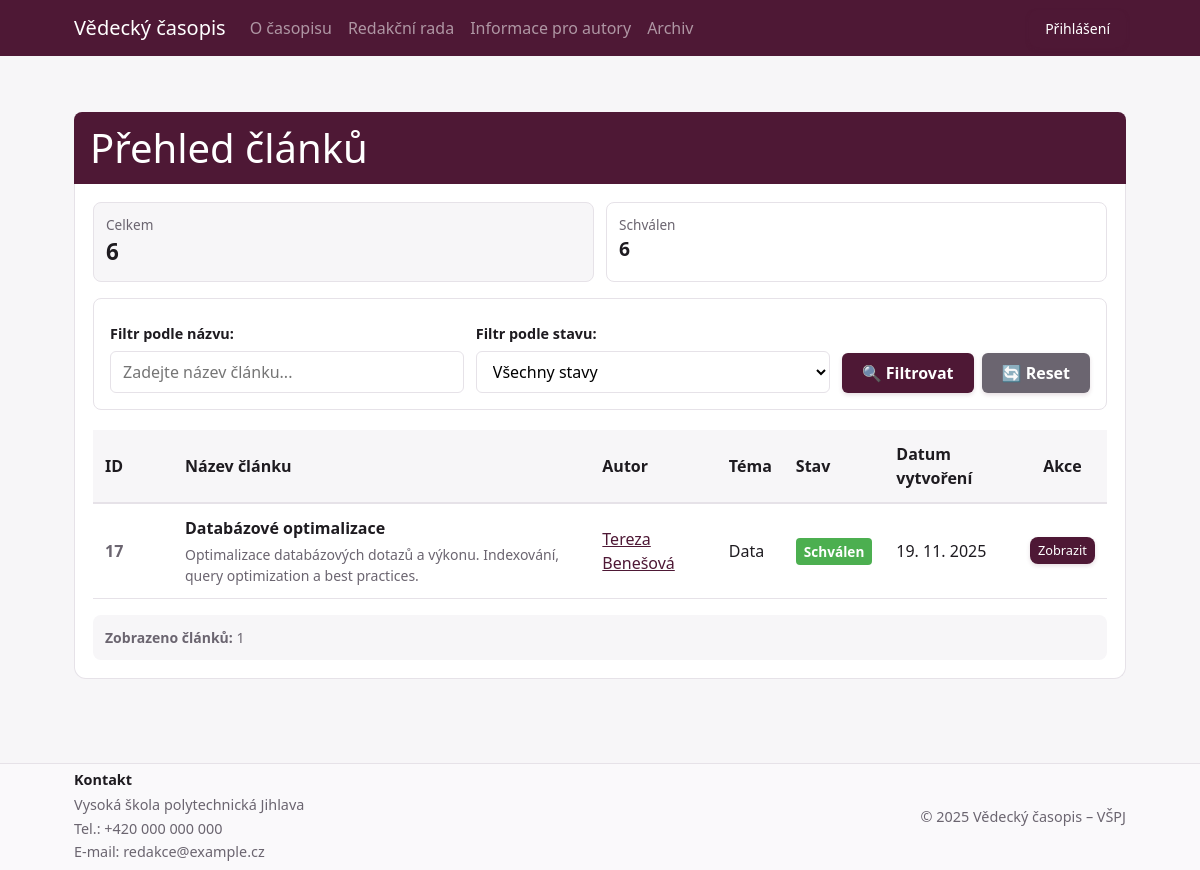
The page /Frontend/articles_overview.php?author_id=19 on the database its author committed.
### tables this page shows
CREATE TABLE `posts` (
  `id` int NOT NULL AUTO_INCREMENT,
  `title` varchar(255) DEFAULT NULL,
  `body` text COMMENT 'Content of the post',
  `abstract` text DEFAULT NULL COMMENT 'Abstrakt článku',
  `keywords` varchar(500) DEFAULT NULL COMMENT 'Klíčová slova oddělená čárkami',
  `user_id` int DEFAULT NULL,
  `state` int DEFAULT NULL,
  `file_path` varchar(255) DEFAULT NULL,
  `image_path` varchar(255) DEFAULT NULL COMMENT 'Náhledový obrázek článku',
  `topic` varchar(255) DEFAULT NULL,
  `authors` text,
  `issue_id` int DEFAULT NULL,
  `published_at` datetime DEFAULT NULL,
  `created_at` datetime DEFAULT NULL,
  `updated_at` datetime DEFAULT NULL,
  `created_by` int DEFAULT NULL,
  `updated_by` int DEFAULT NULL,
  `final_decision` varchar(50) DEFAULT NULL,
  `final_note` text,
  `final_decided_at` datetime DEFAULT NULL,
  `final_decided_by` int DEFAULT NULL,
  PRIMARY KEY (`id`),
  KEY `state` (`state`),
  KEY `user_id` (`user_id`),
  KEY `issue_id` (`issue_id`)
);

CREATE TABLE `workflow` (
  `id` int NOT NULL AUTO_INCREMENT,
  `state` varchar(255) DEFAULT NULL,
  `created_at` datetime DEFAULT NULL,
  `updated_at` datetime DEFAULT NULL,
  `created_by` int DEFAULT NULL,
  `updated_by` int DEFAULT NULL,
  PRIMARY KEY (`id`)
);

### Frontend/articles_overview.php (the view, shortened to what this page needs)
<?php require_once __DIR__ . '/Include/bootstrap.php'; ?>
<?php require_once __DIR__ . '/Include/header.php'; ?>
<?php require_once __DIR__ . '/../Database/db.php'; ?>
<?php
$userId = $_SESSION['user']['id'] ?? null;
$userRoleId = $_SESSION['user']['role_id'] ?? null;
$filterState = isset($_GET['stav']) ? (int)$_GET['stav'] : null;
$filterTitle = isset($_GET['nazev']) ? trim($_GET['nazev']) : '';
$filterAuthorId = isset($_GET['author_id']) ? (int)$_GET['author_id'] : null;
$stateSummary = [];
$totalAll = 0;
try {
    if (in_array($userRoleId, [1, 2, 4])) {
        $summarySql = "SELECT w.state AS name, COUNT(*) AS total
                       FROM posts p
                       LEFT JOIN workflow w ON p.state = w.id
                       GROUP BY w.state
                       ORDER BY w.state";
    } else {
        $summarySql = "SELECT w.state AS name, COUNT(*) AS total
                       FROM posts p
                       LEFT JOIN workflow w ON p.state = w.id
                       WHERE w.state = 'Schválen'
                       GROUP BY w.state
                       ORDER BY w.state";
    }
    $summaryResult = $conn->query($summarySql);
    if ($summaryResult && $summaryResult->num_rows > 0) {
        while ($row = $summaryResult->fetch_assoc()) {
            $stateName = $row['name'] ?: 'Nezadáno';
            $stateSummary[$stateName] = (int)$row['total'];
            $totalAll += (int)$row['total'];
        }
    }
} catch (Exception $e) {
    error_log("Chyba při načítání přehledu stavů: " . $e->getMessage());
}
$articles = [];
$pageTitle = "Přehled článků";
try {
    if ($userRoleId == 3) {
        $pageTitle = "Moje recenze";
        $sql = "SELECT
                    p.id,
                    p.title,
                    p.abstract,
                    p.topic,
                    p.authors,
                    p.created_at,
                    p.published_at,
                    p.state as post_state,
                    u.username as author_username,
                    u.email as author_email,
                    u.id as author_id,
                    w.state as workflow_state,
                    pa.assigned_at,
                    pa.due_date,
                    pa.status as assignment_status
                FROM posts p
                INNER JOIN post_assignments pa ON p.id = pa.post_id
                LEFT JOIN users u ON p.user_id = u.id
                LEFT JOIN workflow w ON p.state = w.id
                WHERE pa.reviewer_id = " . (int)$userId;
        if ($filterState !== null && $filterState > 0) {
            $sql .= " AND p.state = " . (int)$filterState;
        }
        if ($filterAuthorId !== null && $filterAuthorId > 0) {
            $sql .= " AND p.user_id = " . (int)$filterAuthorId;
        }
        if (!empty($filterTitle)) {
            $escapedTitle = $conn->real_escape_string($filterTitle);
            $sql .= " AND p.title LIKE '%" . $escapedTitle . "%'";
        }
        $sql .= " ORDER BY COALESCE(p.published_at, p.created_at) DESC";
        $result = $conn->query($sql);
        if ($result) {
            $totalCount = $result->num_rows;
            if ($result->num_rows > 0) {
                while ($row = $result->fetch_assoc()) {
                    $articles[] = $row;
                }
            }
        }
    } else {
        $sql = "SELECT
                    p.id,
                    p.title,
                    p.abstract,
                    p.topic,
                    p.authors,
                    p.created_at,
                    p.published_at,
                    p.state as post_state,
                    u.username as author_username,
                    u.email as author_email,
                    u.id as author_id,
                    w.state as workflow_state
                FROM posts p
                LEFT JOIN users u ON p.user_id = u.id
                LEFT JOIN workflow w ON p.state = w.id
                WHERE w.state = 'Schválen'";
        if ($filterAuthorId !== null && $filterAuthorId > 0) {
            $sql .= " AND p.user_id = " . (int)$filterAuthorId;
        }
        $sql .= " ORDER BY COALESCE(p.published_at, p.created_at) DESC";
        $result = $conn->query($sql);
        if ($result) {
            if ($result->num_rows > 0) {
                while ($row = $result->fetch_assoc()) {
                    $articles[] = $row;
                }
            }
        }
    }
} catch (Exception $e) {
    error_log("Chyba při načítání článků: " . $e->getMessage());
    $_SESSION['error'] = "Došlo k chybě při načítání článků.";
}
function formatDate($date) {
    try {
        $dateObj = new DateTime($date);
        return $dateObj->format('d. m. Y');
    } catch (Exception $e) {
        return date('d. m. Y', strtotime($date));
    }
}
function getStateColor($state) {
    $colors = [
        'Nový' => '#2196F3',
        'Odeslaný' => '#9C27B0',
        'V recenzi' => '#FF9800',
        'Vrácen k úpravám' => '#F44336',
        'Schválen' => '#4CAF50',
        'Zamítnut' => '#616161'
    ];
    return $colors[$state] ?? '#757575';
}
?>
<div class="section">
    <div class="section-title">
        <h1 style="margin: 0;"><?= e($pageTitle) ?></h1>
    </div>
    <div class="section-body">
        <?php if (!empty($stateSummary)): ?>
            <div style="display: grid; grid-template-columns: repeat(auto-fit, minmax(180px, 1fr)); gap: 12px; margin-bottom: 16px;">
                <div style="padding: 12px; border: 1px solid var(--border); border-radius: 8px; background: var(--bg);">
                    <div style="font-size: 0.85rem; color: var(--muted);">Celkem</div>
                    <div style="font-size: 1.4rem; font-weight: 700;"><?= (int)$totalAll ?></div>
                </div>
                <?php foreach ($stateSummary as $stateName => $count): ?>
                    <div style="padding: 12px; border: 1px solid var(--border); border-radius: 8px; background: var(--surface);">
                        <div style="font-size: 0.85rem; color: var(--muted);"><?= e($stateName) ?></div>
                        <div style="font-size: 1.2rem; font-weight: 700;"><?= (int)$count ?></div>
                    </div>
                <?php endforeach; ?>
            </div>
        <?php endif; ?>
        <form method="GET" action="./articles_overview.php" style="background: var(--surface); border: 1px solid var(--border); border-radius: 8px; padding: 16px; margin-bottom: 20px;">
            <div class="filter-form-grid" style="display: grid; grid-template-columns: 1fr 1fr auto; gap: 12px; align-items: end;">
                <div>
                    <label for="nazev" style="display: block; margin-bottom: 6px; font-weight: 600; font-size: 0.9rem;">Filtr podle názvu:</label>
                    <input
                        type="text"
                        id="nazev"
                        name="nazev"
                        value="<?= e($filterTitle) ?>"
                        placeholder="Zadejte název článku..."
                        style="width: 100%; padding: 8px 12px; border: 1px solid var(--border); border-radius: 6px; box-sizing: border-box;"
                    >
                </div>
                <div>
                    <label for="stav" style="display: block; margin-bottom: 6px; font-weight: 600; font-size: 0.9rem;">Filtr podle stavu:</label>
                    <select
                        id="stav"
                        name="stav"
                        style="width: 100%; padding: 8px 12px; border: 1px solid var(--border); border-radius: 6px; background: white; box-sizing: border-box;"
                    >
                        <option value="">Všechny stavy</option>
                    </select>
                </div>
                <div class="filter-buttons" style="display: flex; gap: 8px; flex-wrap: wrap;">
                    <button type="submit" class="btn" style="background: var(--brand); color: white; padding: 8px 20px; border: none; border-radius: 6px; cursor: pointer; font-weight: 600; white-space: nowrap;">
                        🔍 Filtrovat
                    </button>
                    <a href="./articles_overview.php" class="btn" style="background: var(--muted); color: white; padding: 8px 20px; border-radius: 6px; text-decoration: none; display: inline-block; font-weight: 600; white-space: nowrap;">
                        🔄 Reset
                    </a>
                </div>
            </div>
        </form>
        <?php if (empty($articles)): ?>
            <p style="color: var(--muted); padding: 20px; text-align: center;">
                <?php if ($filterState !== null && $filterState > 0 || !empty($filterTitle)): ?>
                    Žádné články neodpovídají zadaným filtrům.
                    <a href="./articles_overview.php" style="color: var(--brand); text-decoration: underline; margin-left: 8px;">
                        Zobrazit všechny články
                    </a>
                <?php elseif ($userRoleId == 3): ?>
                    Nemáte přiřazené žádné články k recenzi.
                <?php elseif ($userRoleId == 5): ?>
                    Zatím jste nevytvořil žádné články.
                    <a href="./clanek.php" style="color: var(--brand); text-decoration: underline; margin-left: 8px;">
                        Vytvořit nový článek
                    </a>
                <?php else: ?>
                    Zatím nejsou k dispozici žádné články.
                <?php endif; ?>
            </p>
        <?php else: ?>
            <div style="overflow-x: auto;">
                <table style="width: 100%; border-collapse: collapse;">
                    <thead>
                        <tr style="background: var(--bg); border-bottom: 2px solid var(--border);">
                            <th style="padding: 12px; text-align: left; font-weight: 600; width: 80px;">ID</th>
                            <th style="padding: 12px; text-align: left; font-weight: 600;">Název článku</th>
                            <th style="padding: 12px; text-align: left; font-weight: 600;">Autor</th>
                            <th style="padding: 12px; text-align: left; font-weight: 600;">Téma</th>
                            <th style="padding: 12px; text-align: left; font-weight: 600;">Stav</th>
                            <th style="padding: 12px; text-align: left; font-weight: 600;">Datum vytvoření</th>
                            <th style="padding: 12px; text-align: center; font-weight: 600;">Akce</th>
                        </tr>
                    </thead>
                    <tbody>
                        <?php foreach ($articles as $article): ?>
                            <tr style="border-bottom: 1px solid var(--border);" class="article-row">
                                <td style="padding: 12px; color: var(--muted); font-weight: 700;">
                                    <?= (int)$article['id'] ?>
                                </td>
                                <td style="padding: 12px;">
                                    <strong><?= e($article['title'] ?? 'Bez názvu') ?></strong>
                                    <?php if (!empty($article['abstract'])): ?>
                                        <div style="font-size: 0.875rem; color: var(--muted); margin-top: 4px;">
                                            <?= e(mb_substr($article['abstract'], 0, 100, 'UTF-8')) ?><?= strlen($article['abstract']) > 100 ? '...' : '' ?>
                                        </div>
                                    <?php endif; ?>
                                </td>
                                <td style="padding: 12px;">
                                    <?php
                                    $authorDisplayName = 'Neznámý autor';
                                    if (!empty($article['authors'])) {
                                        $authorDisplayName = $article['authors'];
                                    }
                                    if (!empty($article['author_id'])) {
                                        echo '<a href="./articles_overview.php?author_id=' . (int)$article['author_id'] . '" style="color: var(--brand); text-decoration: underline;">' . e($authorDisplayName) . '</a>';
                                    } else {
                                        echo e($authorDisplayName);
                                    }
                                    ?>
                                </td>
                                <td style="padding: 12px;">
                                    <?= e($article['topic'] ?? 'Obecné') ?>
                                </td>
                                <td style="padding: 12px;">
                                    <?php if (!empty($article['workflow_state'])): ?>
                                        <span style="background: <?= getStateColor($article['workflow_state']) ?>; color: white; padding: 4px 8px; border-radius: 4px; font-size: 0.85rem; font-weight: 600;">
                                            <?= e($article['workflow_state']) ?>
                                        </span>
                                    <?php else: ?>
                                        <span style="color: var(--muted);">Nezadáno</span>
                                    <?php endif; ?>
                                </td>
                                <td style="padding: 12px;">
                                    <?= formatDate($article['created_at']) ?>
                                </td>
                                <td style="padding: 12px; text-align: center;">
                                    <div style="display: flex; gap: 8px; justify-content: center; flex-wrap: wrap;">
                                        <a href="./article.php?id=<?= $article['id'] ?>" class="btn btn-small" style="text-decoration: none;">
                                            Zobrazit
                                        </a>
                                    </div>
                                </td>
                            </tr>
                        <?php endforeach; ?>
                    </tbody>
                </table>
            </div>
            <div style="margin-top: 16px; padding: 12px; background: var(--bg); border-radius: 8px; font-size: 0.875rem; color: var(--muted);">
                <strong>Zobrazeno článků:</strong> <?= count($articles) ?>
            </div>
        <?php endif; ?>
    </div>
</div>
<?php require_once __DIR__ . '/Include/footer.php'; ?>

### rows shown on the page
posts: id "17", title "Databázové optimalizace", abstract "Optimalizace databázových dotazů a výkonu. Indexování, query optimization a best practices.", authors "Tereza Benešová", topic "Data", state.state "Schválen", created_at "19. 11. 2025"

### other values the page prints
$pageTitle "Přehled článků"
$totalAll "6"
$stateName "Schválen"
$count "6"
count($articles) "1"
